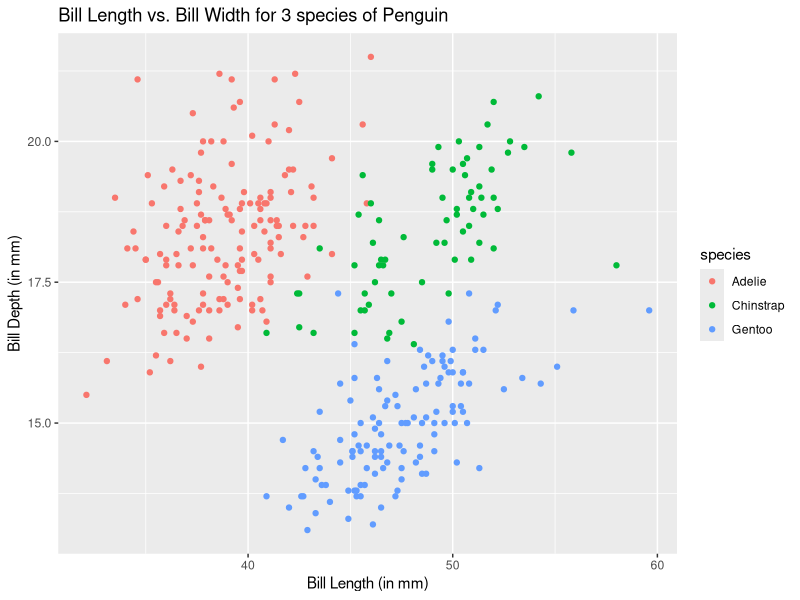
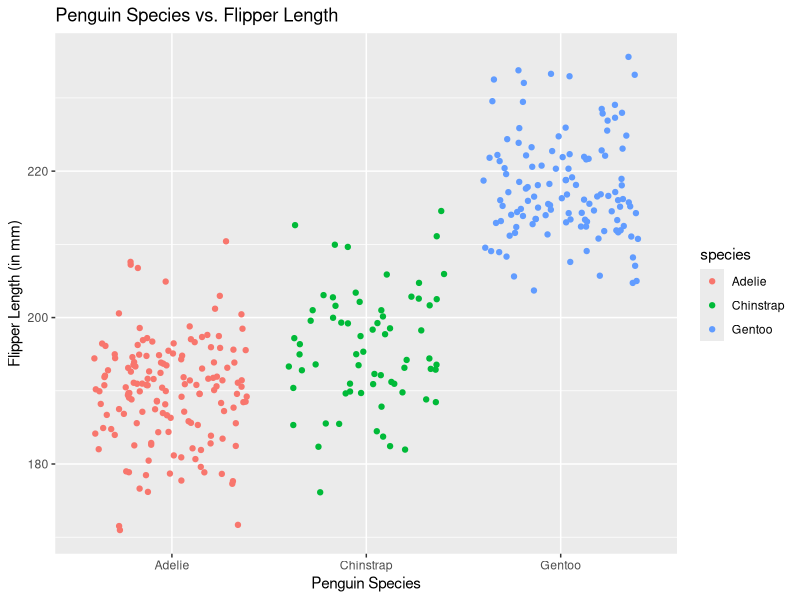

Write the R code that produced these figures, in order.
## ---- chunk 1
knitr::opts_chunk$set(echo = TRUE)
## ---- chunk 2

library(tidyverse)
library(palmerpenguins)


## ---- chunk 3
x <- 3
ex_1 <- expression(x^2)
my_derivative_1 <- deriv(ex_1, "x")
eval(my_derivative_1)
## ---- chunk 4
a <- 1.2
ex_2 <- expression(2 * (3 * a + 2)^4 - 5)
my_derivative_2 <- deriv(ex_2, "a")
eval(my_derivative_2)
## ---- chunk 5
t = 0
ex_3 <- expression((-4 * t) / (t ^ 2 + 1) ^ 3)
my_derivative_3 <- deriv(ex_3, "t")
eval(my_derivative_3)
## ---- chunk 6

ggplot(data = penguins, aes(x = bill_length_mm, y =bill_depth_mm)) +
  geom_point(aes(color = species)) +
  xlab("Bill Length (in mm)") +
  ylab("Bill Depth (in mm)") +
  ggtitle("Bill Length vs. Bill Width for 3 species of Penguin")
## ---- chunk 7

ggplot(data = penguins, aes(x = species, y = flipper_length_mm)) +
  geom_jitter(aes(color = species), height = 5) +
  xlab("Penguin Species") +
  ylab("Flipper Length (in mm)") +
  ggtitle("Penguin Species vs. Flipper Length")

